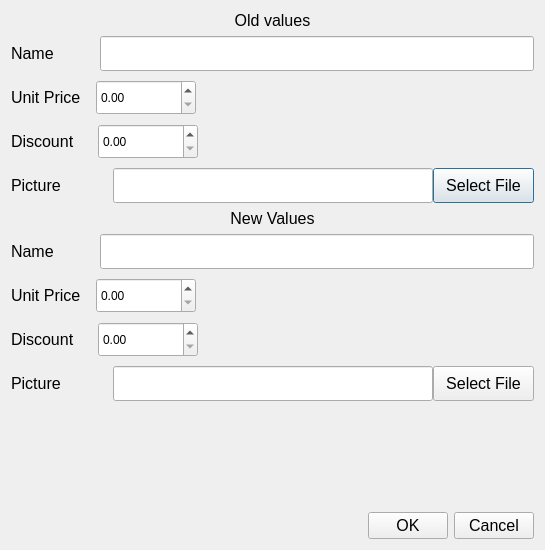
<?xml version="1.0" encoding="UTF-8"?>
<ui version="4.0">
 <class>changeMenuItemDialog</class>
 <widget class="QDialog" name="changeMenuItemDialog">
  <property name="geometry">
   <rect>
    <x>0</x>
    <y>0</y>
    <width>545</width>
    <height>550</height>
   </rect>
  </property>
  <property name="windowTitle">
   <string>Dialog</string>
  </property>
  <layout class="QGridLayout" name="gridLayout_3">
   <item row="0" column="0">
    <widget class="QLabel" name="label_9">
     <property name="font">
      <font>
       <pointsize>12</pointsize>
      </font>
     </property>
     <property name="text">
      <string>&lt;html&gt;&lt;head/&gt;&lt;body&gt;&lt;p align=&quot;center&quot;&gt;Old values&lt;/p&gt;&lt;/body&gt;&lt;/html&gt;</string>
     </property>
    </widget>
   </item>
   <item row="1" column="0">
    <layout class="QGridLayout" name="gridLayout">
     <property name="verticalSpacing">
      <number>9</number>
     </property>
     <item row="0" column="0">
      <layout class="QHBoxLayout" name="horizontalLayout_5">
       <item>
        <widget class="QLabel" name="label">
         <property name="font">
          <font>
           <pointsize>12</pointsize>
          </font>
         </property>
         <property name="text">
          <string>Name</string>
         </property>
        </widget>
       </item>
       <item>
        <spacer name="horizontalSpacer">
         <property name="orientation">
          <enum>Qt::Horizontal</enum>
         </property>
         <property name="sizeType">
          <enum>QSizePolicy::Fixed</enum>
         </property>
         <property name="sizeHint" stdset="0">
          <size>
           <width>46</width>
           <height>20</height>
          </size>
         </property>
        </spacer>
       </item>
       <item>
        <widget class="QLineEdit" name="nameEdit">
         <property name="sizePolicy">
          <sizepolicy hsizetype="Expanding" vsizetype="Minimum">
           <horstretch>0</horstretch>
           <verstretch>0</verstretch>
          </sizepolicy>
         </property>
         <property name="minimumSize">
          <size>
           <width>300</width>
           <height>35</height>
          </size>
         </property>
         <property name="maximumSize">
          <size>
           <width>4000</width>
           <height>35</height>
          </size>
         </property>
         <property name="font">
          <font>
           <pointsize>10</pointsize>
          </font>
         </property>
        </widget>
       </item>
      </layout>
     </item>
     <item row="1" column="0">
      <layout class="QHBoxLayout" name="horizontalLayout_4">
       <item>
        <widget class="QLabel" name="label_2">
         <property name="font">
          <font>
           <pointsize>12</pointsize>
          </font>
         </property>
         <property name="text">
          <string>Unit Price</string>
         </property>
        </widget>
       </item>
       <item>
        <spacer name="horizontalSpacer_2">
         <property name="orientation">
          <enum>Qt::Horizontal</enum>
         </property>
         <property name="sizeType">
          <enum>QSizePolicy::Fixed</enum>
         </property>
         <property name="sizeHint" stdset="0">
          <size>
           <width>15</width>
           <height>20</height>
          </size>
         </property>
        </spacer>
       </item>
       <item>
        <widget class="QDoubleSpinBox" name="priceSpinBox">
         <property name="sizePolicy">
          <sizepolicy hsizetype="Minimum" vsizetype="Minimum">
           <horstretch>0</horstretch>
           <verstretch>0</verstretch>
          </sizepolicy>
         </property>
         <property name="minimumSize">
          <size>
           <width>100</width>
           <height>35</height>
          </size>
         </property>
         <property name="maximumSize">
          <size>
           <width>100</width>
           <height>35</height>
          </size>
         </property>
         <property name="singleStep">
          <double>0.100000000000000</double>
         </property>
        </widget>
       </item>
       <item>
        <spacer name="horizontalSpacer_5">
         <property name="orientation">
          <enum>Qt::Horizontal</enum>
         </property>
         <property name="sizeHint" stdset="0">
          <size>
           <width>40</width>
           <height>20</height>
          </size>
         </property>
        </spacer>
       </item>
      </layout>
     </item>
     <item row="2" column="0">
      <layout class="QHBoxLayout" name="horizontalLayout_3">
       <item>
        <widget class="QLabel" name="label_3">
         <property name="font">
          <font>
           <pointsize>12</pointsize>
          </font>
         </property>
         <property name="text">
          <string>Discount</string>
         </property>
        </widget>
       </item>
       <item>
        <spacer name="horizontalSpacer_3">
         <property name="orientation">
          <enum>Qt::Horizontal</enum>
         </property>
         <property name="sizeType">
          <enum>QSizePolicy::Fixed</enum>
         </property>
         <property name="sizeHint" stdset="0">
          <size>
           <width>23</width>
           <height>20</height>
          </size>
         </property>
        </spacer>
       </item>
       <item>
        <widget class="QDoubleSpinBox" name="discountSpinBox">
         <property name="sizePolicy">
          <sizepolicy hsizetype="Minimum" vsizetype="Minimum">
           <horstretch>0</horstretch>
           <verstretch>0</verstretch>
          </sizepolicy>
         </property>
         <property name="minimumSize">
          <size>
           <width>100</width>
           <height>35</height>
          </size>
         </property>
        </widget>
       </item>
       <item>
        <spacer name="horizontalSpacer_6">
         <property name="orientation">
          <enum>Qt::Horizontal</enum>
         </property>
         <property name="sizeHint" stdset="0">
          <size>
           <width>40</width>
           <height>20</height>
          </size>
         </property>
        </spacer>
       </item>
      </layout>
     </item>
     <item row="3" column="0">
      <layout class="QHBoxLayout" name="horizontalLayout_2">
       <item>
        <widget class="QLabel" name="label_4">
         <property name="font">
          <font>
           <pointsize>12</pointsize>
          </font>
         </property>
         <property name="text">
          <string>Picture</string>
         </property>
        </widget>
       </item>
       <item>
        <widget class="QLineEdit" name="pictureEdit">
         <property name="sizePolicy">
          <sizepolicy hsizetype="Minimum" vsizetype="Minimum">
           <horstretch>0</horstretch>
           <verstretch>0</verstretch>
          </sizepolicy>
         </property>
         <property name="minimumSize">
          <size>
           <width>320</width>
           <height>35</height>
          </size>
         </property>
         <property name="maximumSize">
          <size>
           <width>300</width>
           <height>35</height>
          </size>
         </property>
         <property name="font">
          <font>
           <pointsize>10</pointsize>
          </font>
         </property>
         <property name="text">
          <string/>
         </property>
        </widget>
       </item>
       <item>
        <widget class="QPushButton" name="selecFileButton">
         <property name="sizePolicy">
          <sizepolicy hsizetype="Minimum" vsizetype="Minimum">
           <horstretch>0</horstretch>
           <verstretch>0</verstretch>
          </sizepolicy>
         </property>
         <property name="minimumSize">
          <size>
           <width>0</width>
           <height>35</height>
          </size>
         </property>
         <property name="maximumSize">
          <size>
           <width>16777215</width>
           <height>35</height>
          </size>
         </property>
         <property name="font">
          <font>
           <pointsize>12</pointsize>
          </font>
         </property>
         <property name="text">
          <string>Select File</string>
         </property>
        </widget>
       </item>
      </layout>
     </item>
    </layout>
   </item>
   <item row="2" column="0">
    <widget class="QLabel" name="label_10">
     <property name="font">
      <font>
       <pointsize>12</pointsize>
      </font>
     </property>
     <property name="text">
      <string>&lt;html&gt;&lt;head/&gt;&lt;body&gt;&lt;p align=&quot;center&quot;&gt;New Values&lt;/p&gt;&lt;/body&gt;&lt;/html&gt;</string>
     </property>
    </widget>
   </item>
   <item row="3" column="0">
    <layout class="QGridLayout" name="newSectionLayout">
     <property name="verticalSpacing">
      <number>9</number>
     </property>
     <item row="0" column="0">
      <layout class="QHBoxLayout" name="horizontalLayout_7">
       <item>
        <widget class="QLabel" name="label_5">
         <property name="font">
          <font>
           <pointsize>12</pointsize>
          </font>
         </property>
         <property name="text">
          <string>Name</string>
         </property>
        </widget>
       </item>
       <item>
        <spacer name="horizontalSpacer_7">
         <property name="orientation">
          <enum>Qt::Horizontal</enum>
         </property>
         <property name="sizeType">
          <enum>QSizePolicy::Fixed</enum>
         </property>
         <property name="sizeHint" stdset="0">
          <size>
           <width>46</width>
           <height>20</height>
          </size>
         </property>
        </spacer>
       </item>
       <item>
        <widget class="QLineEdit" name="nameEdit_2">
         <property name="sizePolicy">
          <sizepolicy hsizetype="Expanding" vsizetype="Minimum">
           <horstretch>0</horstretch>
           <verstretch>0</verstretch>
          </sizepolicy>
         </property>
         <property name="minimumSize">
          <size>
           <width>300</width>
           <height>35</height>
          </size>
         </property>
         <property name="maximumSize">
          <size>
           <width>4000</width>
           <height>35</height>
          </size>
         </property>
         <property name="font">
          <font>
           <pointsize>10</pointsize>
          </font>
         </property>
        </widget>
       </item>
      </layout>
     </item>
     <item row="1" column="0">
      <layout class="QHBoxLayout" name="horizontalLayout_8">
       <item>
        <widget class="QLabel" name="label_6">
         <property name="font">
          <font>
           <pointsize>12</pointsize>
          </font>
         </property>
         <property name="text">
          <string>Unit Price</string>
         </property>
        </widget>
       </item>
       <item>
        <spacer name="horizontalSpacer_8">
         <property name="orientation">
          <enum>Qt::Horizontal</enum>
         </property>
         <property name="sizeType">
          <enum>QSizePolicy::Fixed</enum>
         </property>
         <property name="sizeHint" stdset="0">
          <size>
           <width>15</width>
           <height>20</height>
          </size>
         </property>
        </spacer>
       </item>
       <item>
        <widget class="QDoubleSpinBox" name="priceSpinBox_2">
         <property name="sizePolicy">
          <sizepolicy hsizetype="Minimum" vsizetype="Minimum">
           <horstretch>0</horstretch>
           <verstretch>0</verstretch>
          </sizepolicy>
         </property>
         <property name="minimumSize">
          <size>
           <width>100</width>
           <height>35</height>
          </size>
         </property>
         <property name="maximumSize">
          <size>
           <width>100</width>
           <height>35</height>
          </size>
         </property>
         <property name="singleStep">
          <double>0.100000000000000</double>
         </property>
        </widget>
       </item>
       <item>
        <spacer name="horizontalSpacer_9">
         <property name="orientation">
          <enum>Qt::Horizontal</enum>
         </property>
         <property name="sizeHint" stdset="0">
          <size>
           <width>40</width>
           <height>20</height>
          </size>
         </property>
        </spacer>
       </item>
      </layout>
     </item>
     <item row="2" column="0">
      <layout class="QHBoxLayout" name="horizontalLayout_9">
       <item>
        <widget class="QLabel" name="label_7">
         <property name="font">
          <font>
           <pointsize>12</pointsize>
          </font>
         </property>
         <property name="text">
          <string>Discount</string>
         </property>
        </widget>
       </item>
       <item>
        <spacer name="horizontalSpacer_10">
         <property name="orientation">
          <enum>Qt::Horizontal</enum>
         </property>
         <property name="sizeType">
          <enum>QSizePolicy::Fixed</enum>
         </property>
         <property name="sizeHint" stdset="0">
          <size>
           <width>23</width>
           <height>20</height>
          </size>
         </property>
        </spacer>
       </item>
       <item>
        <widget class="QDoubleSpinBox" name="discountSpinBox_2">
         <property name="sizePolicy">
          <sizepolicy hsizetype="Minimum" vsizetype="Minimum">
           <horstretch>0</horstretch>
           <verstretch>0</verstretch>
          </sizepolicy>
         </property>
         <property name="minimumSize">
          <size>
           <width>100</width>
           <height>35</height>
          </size>
         </property>
        </widget>
       </item>
       <item>
        <spacer name="horizontalSpacer_11">
         <property name="orientation">
          <enum>Qt::Horizontal</enum>
         </property>
         <property name="sizeHint" stdset="0">
          <size>
           <width>40</width>
           <height>20</height>
          </size>
         </property>
        </spacer>
       </item>
      </layout>
     </item>
     <item row="3" column="0">
      <layout class="QHBoxLayout" name="horizontalLayout_10">
       <item>
        <widget class="QLabel" name="label_8">
         <property name="font">
          <font>
           <pointsize>12</pointsize>
          </font>
         </property>
         <property name="text">
          <string>Picture</string>
         </property>
        </widget>
       </item>
       <item>
        <widget class="QLineEdit" name="pictureEdit_2">
         <property name="sizePolicy">
          <sizepolicy hsizetype="Minimum" vsizetype="Minimum">
           <horstretch>0</horstretch>
           <verstretch>0</verstretch>
          </sizepolicy>
         </property>
         <property name="minimumSize">
          <size>
           <width>320</width>
           <height>35</height>
          </size>
         </property>
         <property name="maximumSize">
          <size>
           <width>300</width>
           <height>35</height>
          </size>
         </property>
         <property name="font">
          <font>
           <pointsize>10</pointsize>
          </font>
         </property>
         <property name="text">
          <string/>
         </property>
        </widget>
       </item>
       <item>
        <widget class="QPushButton" name="selecFileButton_2">
         <property name="sizePolicy">
          <sizepolicy hsizetype="Minimum" vsizetype="Minimum">
           <horstretch>0</horstretch>
           <verstretch>0</verstretch>
          </sizepolicy>
         </property>
         <property name="minimumSize">
          <size>
           <width>0</width>
           <height>35</height>
          </size>
         </property>
         <property name="maximumSize">
          <size>
           <width>16777215</width>
           <height>35</height>
          </size>
         </property>
         <property name="font">
          <font>
           <pointsize>12</pointsize>
          </font>
         </property>
         <property name="text">
          <string>Select File</string>
         </property>
        </widget>
       </item>
      </layout>
     </item>
    </layout>
   </item>
   <item row="4" column="0">
    <spacer name="verticalSpacer">
     <property name="orientation">
      <enum>Qt::Vertical</enum>
     </property>
     <property name="sizeHint" stdset="0">
      <size>
       <width>20</width>
       <height>51</height>
      </size>
     </property>
    </spacer>
   </item>
   <item row="5" column="0">
    <layout class="QHBoxLayout" name="horizontalLayout_6">
     <item>
      <spacer name="horizontalSpacer_4">
       <property name="orientation">
        <enum>Qt::Horizontal</enum>
       </property>
       <property name="sizeHint" stdset="0">
        <size>
         <width>238</width>
         <height>20</height>
        </size>
       </property>
      </spacer>
     </item>
     <item>
      <layout class="QHBoxLayout" name="horizontalLayout">
       <item>
        <widget class="QPushButton" name="okButton">
         <property name="font">
          <font>
           <pointsize>12</pointsize>
          </font>
         </property>
         <property name="text">
          <string>OK</string>
         </property>
        </widget>
       </item>
       <item>
        <widget class="QPushButton" name="cancelButton">
         <property name="font">
          <font>
           <pointsize>12</pointsize>
          </font>
         </property>
         <property name="text">
          <string>Cancel</string>
         </property>
        </widget>
       </item>
      </layout>
     </item>
    </layout>
   </item>
  </layout>
 </widget>
 <resources/>
 <connections/>
</ui>
